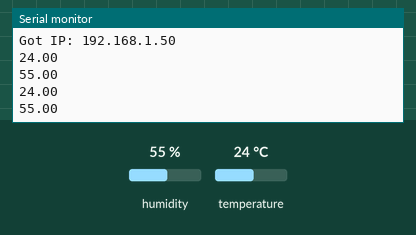
This sketch was run on a simulated ESP32. Shown: the last lines printed to the serial monitor. The inputs (shaded band) are chosen by the test bench; at power-on: humidity 55 %, temperature 24 °C. WiFi joins after 1.5 s; servers stay silent unless stated.

Above: at 3.3 s.
3.4 s: humidity set to 22 %
At 4.9 s:
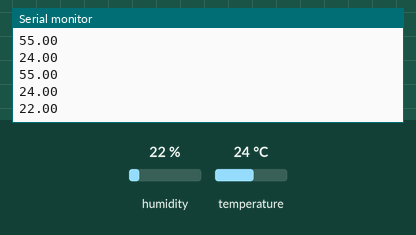
6.1 s: temperature set to 12 °C
At 6.9 s:
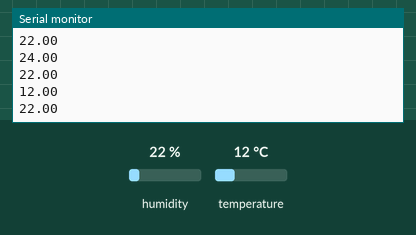
8.8 s: humidity set to 40 %
At 10.6 s:
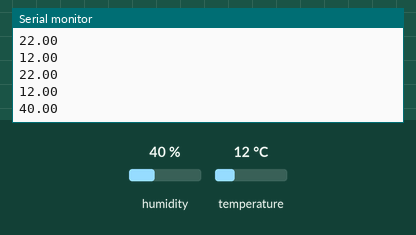
Timing chart, 0 to 12.1 s (numbered marks = the images above; inputs shaded):
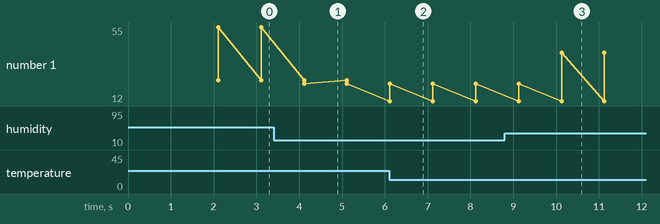

The sketch:

dht22.ino
```cpp
#include <WiFi.h>
#include <DHT.h>

#define DHTTYPE DHT22

const char* ssid = "Redmi";
const char* password = "qwertyui";


uint8_t DHTPin = 4;
DHT dht(DHTPin, DHTTYPE);

float Temperature;
float Humidity;

void setup() {
  Serial.begin(115200);
  delay(100);

  pinMode(DHTPin, INPUT);

  dht.begin();

  Serial.println("Connecting to ");
  Serial.println(ssid);

  WiFi.begin(ssid, password);
  while (WiFi.status() != WL_CONNECTED)
  {
  delay(1000);
  Serial.print(".");
  }
  Serial.println("");
  Serial.println("WiFi connected..!");
  Serial.print("Got IP: ");  Serial.println(WiFi.localIP());

}
void loop()
{
  Serial.println(dht.readTemperature());
  Serial.println(dht.readHumidity());
  Serial.println("");
  delay(1000);
}
```

Measured:
- after the input at 3.4 s, the serial monitor: prints a new line after 0.71 s (image 1)
- after the input at 6.1 s, the serial monitor: prints a new line at once (image 2)
- after the input at 8.8 s, the serial monitor: prints a new line after 1.3 s (image 3)
- plotted number 1: 55 → 22 after the input at 3.4 s, 22 → 40 after the input at 8.8 s
